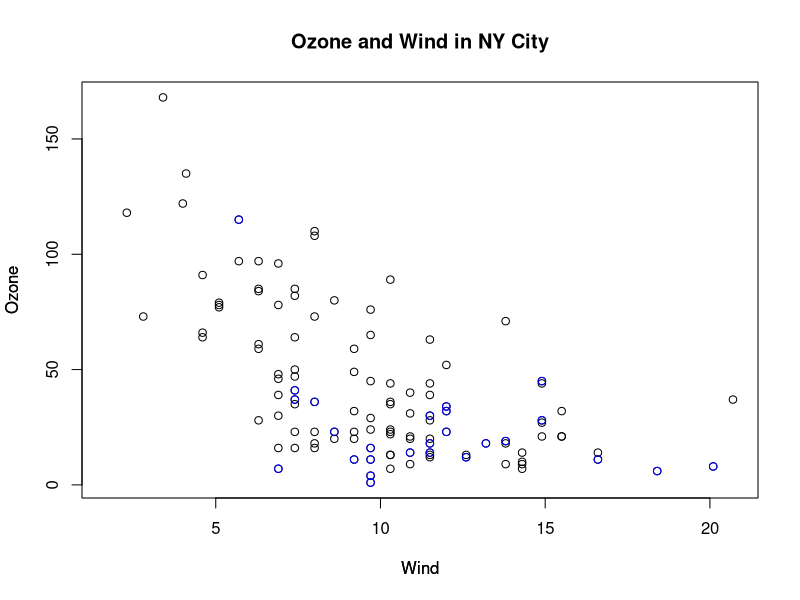
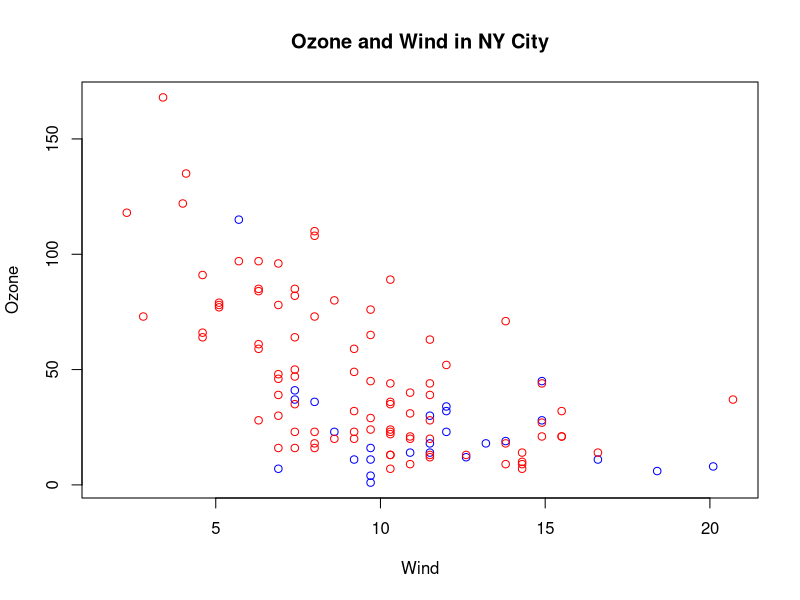
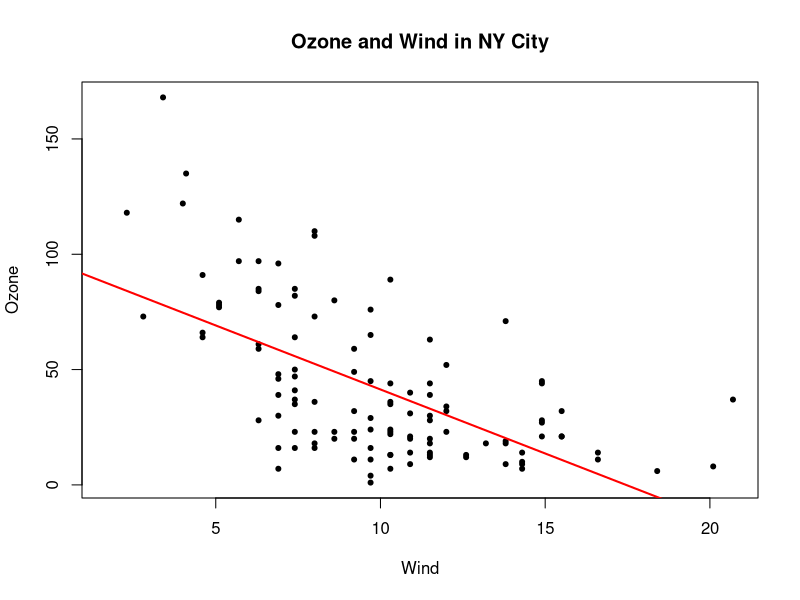
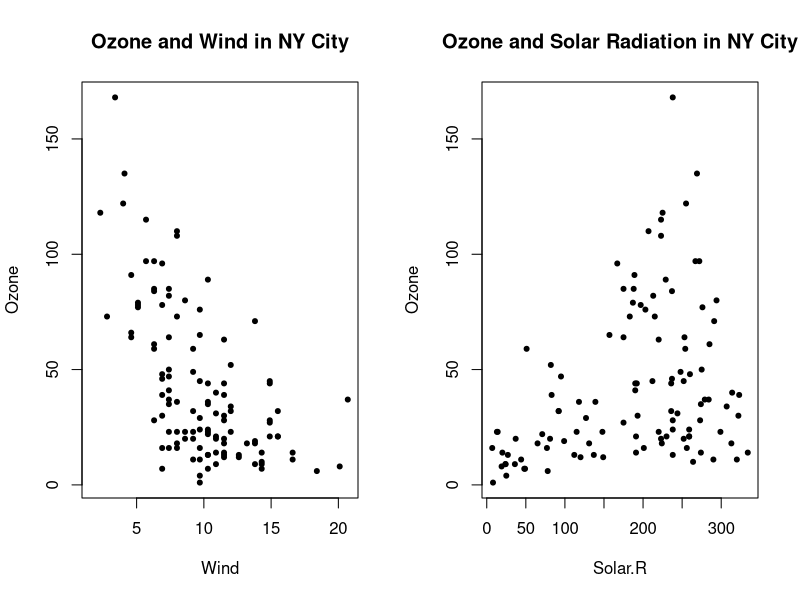
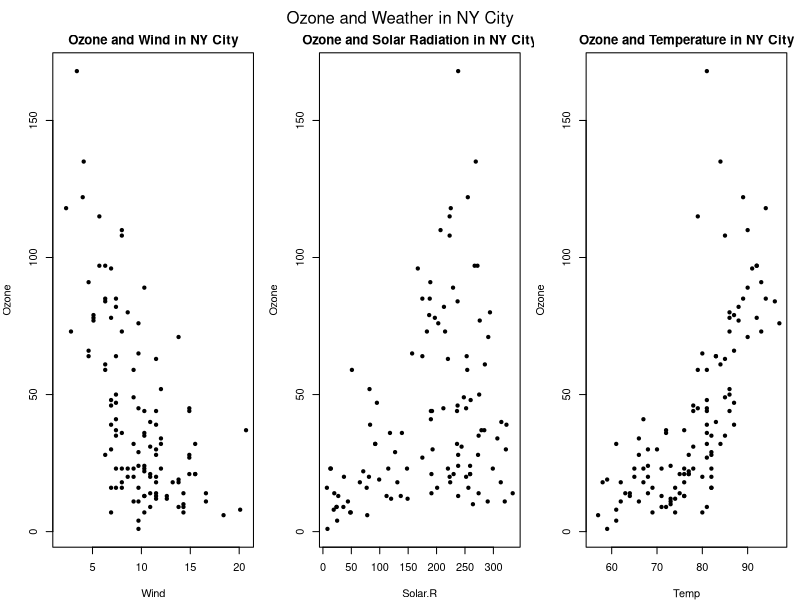
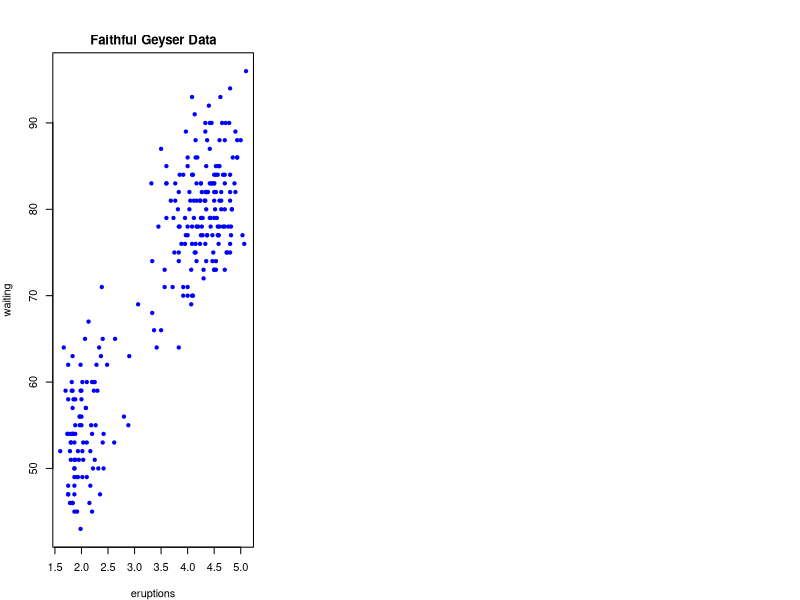
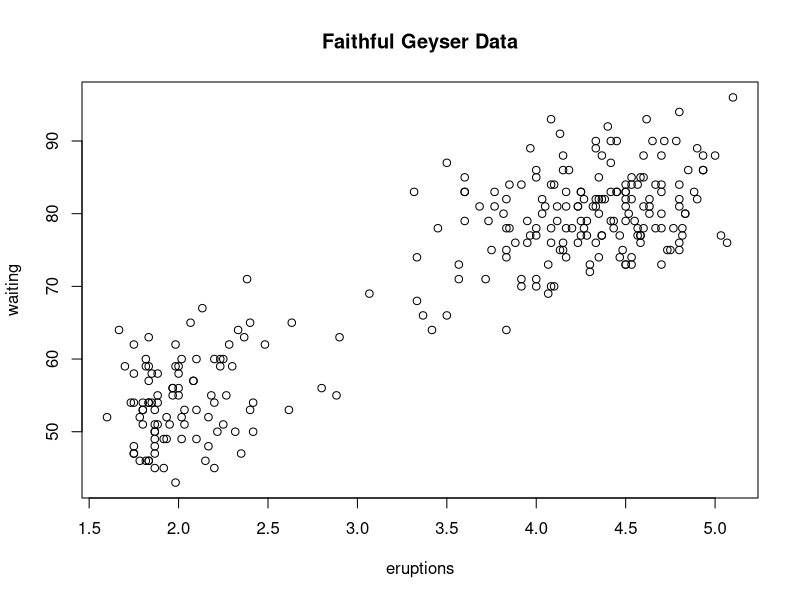

The R source for these figures, in order:
library(datasets)
head(airquality)

with(airquality, plot(Wind, Ozone))
title(main="Ozone and Wind in NY City", xlab="Wind", ylab="Ozone")
with(subset(airquality, Month==5), points(Wind, Ozone, col="blue"))

##########
with(airquality, plot(Wind, Ozone, type="n", main="Ozone and Wind in NY City"))
with(subset(airquality, Month==5), points(Wind, Ozone, col="blue"))
with(subset(airquality, Month!=5), points(Wind, Ozone, col="red"))

#########
with(airquality, plot(Wind, Ozone, main="Ozone and Wind in NY City", pch=20))
model <- lm(Ozone ~ Wind, airquality)
abline(model, lwd=2, col="red")

#########
par(mfrow=c(1,2))
with(airquality, {
        plot(Wind, Ozone, main="Ozone and Wind in NY City", pch=20)
        plot(Solar.R, Ozone, main="Ozone and Solar Radiation in NY City", pch=20)
})

#########
par(mfrow=c(1,3), mar=c(4,4,2,1), oma=c(0,0,2,0))
with(airquality, {
        plot(Wind, Ozone, main="Ozone and Wind in NY City", pch=20)
        plot(Solar.R, Ozone, main="Ozone and Solar Radiation in NY City", pch=20)
        plot(Temp, Ozone, main="Ozone and Temperature in NY City", pch=20)
        mtext("Ozone and Weather in NY City", outer=TRUE)
})

#########
pdf("myplot.pdf")
with(faithful, plot(eruptions, waiting))
title("Faithful Geyser Data")
dev.off()

#########
with(faithful, plot(eruptions, waiting, col="blue", pch=20))
title("Faithful Geyser Data")
dev.copy(device=png, "myplot.png")
dev.off()
